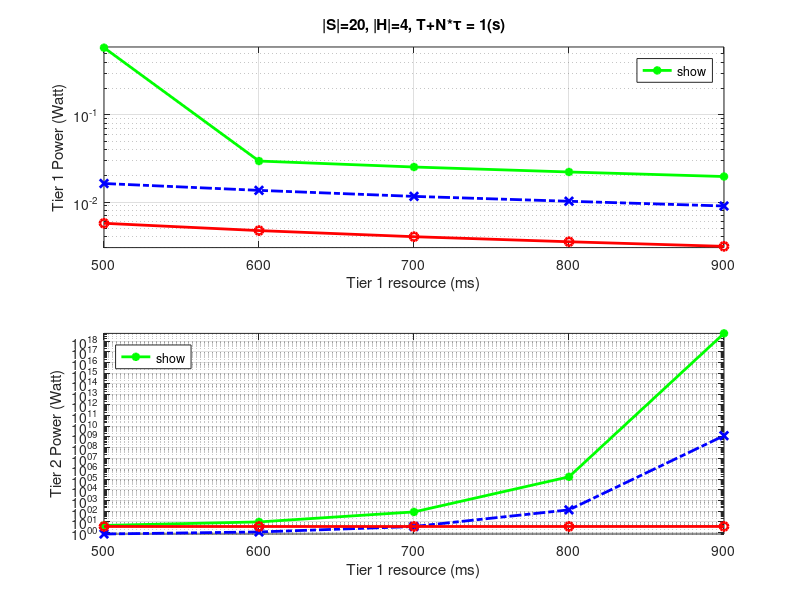

The MATLAB script that drew this image:
clc;
clear;

totalNodes=20;
N = 4;
%{
totalTime = 10000.0; % 10s
CSAclusterTier1Power = [0.0208 0.0160 0.0130 0.0110 0.0095];
CSAclusterTier2Power = [1.4557e-05 1.5318e-05 1.6678e-05 1.9793e-05 3.1634e-05];

KmeansclusterTier1Power = [0.0589 0.0456 0.0371 0.0313 0.0271];
KmeansclusterTier2Power = [0.2069 0.2129 0.2235 0.2467 0.3378];

DMCPclusterTier1Power = [0.1215 0.0956 0.0787 0.0669 0.0581];
DMCPclusterTier2Power = [0.8118 0.8425 0.8968 1.0191 1.5411];

xaxis = [5.0 6.0 7.0 8.0 9.0]; % sec
%}
totalTime = 1000.0; % 1s
CSAclusterTier1Power = [0.0057 0.0047 0.0040 0.0035 0.0031];
CSAclusterTier2Power = [3.5656 3.5679 3.5718 3.5795 3.6028];

KmeansclusterTier1Power = [0.0163 0.0136 0.0116 0.0102 0.0090];
KmeansclusterTier2Power = [0.7002 1.0932 3.5536 131.7352 1.2699e+09];

DMCPclusterTier1Power = [0.5892 0.0295 0.0252 0.0221 0.0196];
DMCPclusterTier2Power = [4.5227 9.6166 83.9697 1.6979e+05 5.4372e+18];

xaxis = [500.0 600.0 700.0 800.0 900.0]; % ms

subplot(2,1,1);
str_DMCP = sprintf('DMCP');
semilogy(xaxis, DMCPclusterTier1Power, '*-','LineWidth',2,'Color','g','DisplayName',str_DMCP ); hold on;
str_baseline = sprintf('Kmeans clustering algorithm');
semilogy(xaxis, KmeansclusterTier1Power, 'x-.','LineWidth',2,'Color','b','DisplayName',str_baseline ); hold on;
str_CSA = sprintf('Proposed clustering algorithm');
semilogy(xaxis, CSAclusterTier1Power, 'o-','LineWidth',2,'Color','r','DisplayName',str_CSA ); hold on;

xlabel('Tier 1 resource (ms)');
ylabel('Tier 1 Power (Watt)');
axis([-inf inf 0.003 0.6]);
title('|S|=20, |H|=4, T+N*\tau = 1(s)');
legend('show','location','NorthEast');
grid on;

subplot(2,1,2);
str_DMCP = sprintf('DMCP');
semilogy(xaxis, DMCPclusterTier2Power, '*-','LineWidth',2,'Color', 'g', 'DisplayName',str_DMCP); hold on;
str_baseline = sprintf('Kmeans clustering algorithm');
semilogy(xaxis, KmeansclusterTier2Power, 'x-.','LineWidth',2,'Color', 'b', 'DisplayName',str_baseline); hold on;
str_CSA = sprintf('Proposed clustering algorithm');
semilogy(xaxis, CSAclusterTier2Power, 'o-','LineWidth',2,'Color', 'r', 'DisplayName',str_CSA); hold on;

xlabel('Tier 1 resource (ms)');
ylabel('Tier 2 Power (Watt)');
axis([-inf inf 0.7 inf]);
%title('|S|=24, |H|=4, T+N*\tau = 100(s)');
legend('show','location','NorthWest');
grid on;
hold off;
